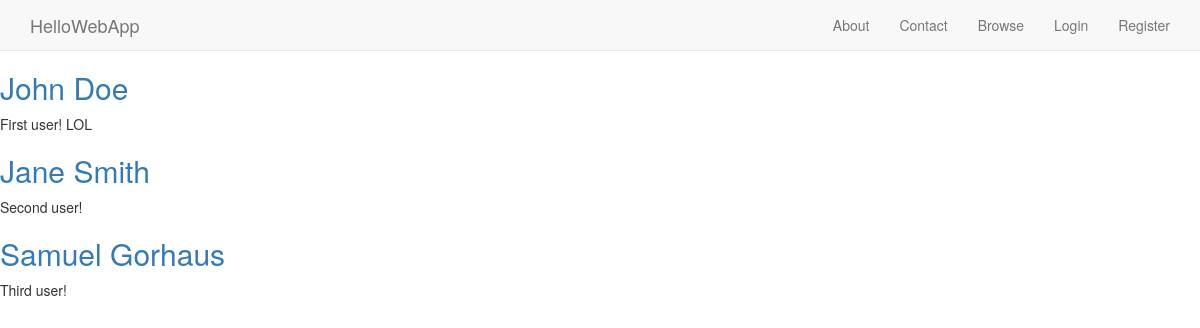
/, run on an earlier commit of the app's database.
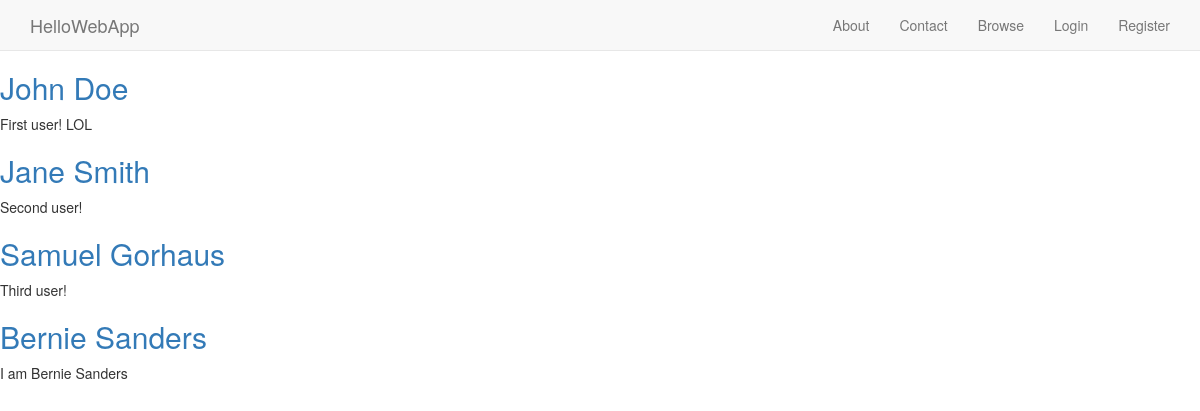
And on a later commit of the database.
### collection/models.py (models this page shows)
class Profile(models.Model):
	name = models.CharField(max_length=255)
	description = models.TextField()
	slug = models.SlugField(unique=True)
	user = models.OneToOneField(User, blank=True, null=True)

### collection/views.py (the view)
# urls.py: url(r'^$', views.index, name='home'),
def index(request):
	profiles = Profile.objects.all()
	return render(request, 'index.html', {
		'profiles': profiles,
	})

### collection/templates/index.html (shortened to what this page needs)
{% extends 'base.html' %}
{% load humanize %}
{% block content %}
	{% for profile in profiles %}
	<h2>
		<a href="{% url 'profile_detail' slug=profile.slug %}">
			{{ profile.name }}
		</a>
	</h2>
	<p>{{ profile.description }}</p>
	{% endfor %}
{% endblock content %}

### collection/templates/base.html (shortened to what this page needs)
{% load staticfiles %}
<!doctype html>
<html>
	<head>
		<link rel="stylesheet" href="https://maxcdn.bootstrapcdn.com/bootstrap/3.3.7/css/bootstrap.min.css">
		<link rel="stylesheet" href="{% static 'css/style.css' %}" />
	</head>
	<body>
		<header>
			<nav class="navbar navbar-default navbar-static-top" role="navigation">
			  <div class='container'>
			    <div class="navbar-header">
			      <a href="{% url 'home' %}" class="navbar-brand">HelloWebApp</a>
			    </div>
			    <div class="collapse navbar-collapse" id="main-nav-collapse">
			      <ul class="nav navbar-nav navbar-right">
			        <li>
			        	<a href="{% url 'about' %}">About</a>
		        	</li>
		        	<li>
						<a href="{% url 'contact' %}">Contact</a>
					</li>
					<li>
						<a href="{% url 'browse' %}">Browse</a>
					</li>
					{% if user.is_authenticated %}
					<li>
					    <a href="{% url 'auth_logout' %}">Logout</a>
					</li>
					{% else %}
					<li>
					    <a href="{% url 'auth_login' %}">Login</a>
					</li>
					<li>
					    <a href="{% url 'registration_register' %}">Register</a>
					</li>
					{% endif %}
			      </ul>
			    </div>
			  </div>
			</nav>
		</header>
		{% block content %}{% endblock content %}
	</body>
</html>

What changed in the data, as far as the page shows it:
added Profile: name "Bernie Sanders", description "I am Bernie Sanders"
